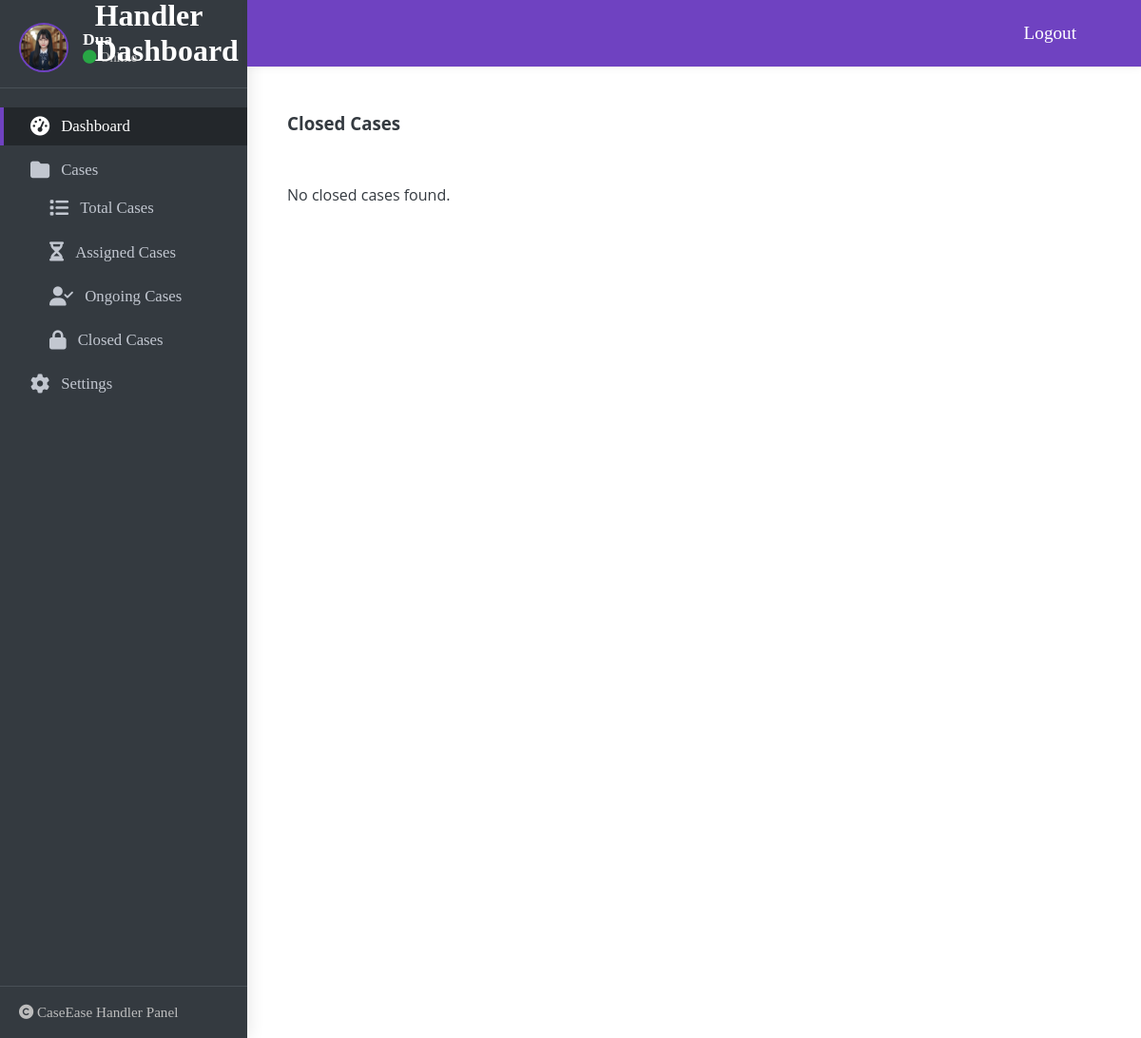
Screenshot of /accounts/handler/closed/ (signed in) with the database file from the repository.
### accounts/models.py (models this page shows, shortened)
class CustomUser(AbstractUser):
    role = models.CharField(max_length=10, choices=ROLE_CHOICES, default='user')
    profile_image = models.ImageField(upload_to='profile_images/', null=True, blank=True)
    phone_number = models.CharField(max_length=15, null=True, blank=True)

### accounts/views.py (the view)
# urls.py: path('handler/closed/', views.HandlerClosedCasesView.as_view(), name='handler_closed_cases'),
class HandlerClosedCasesView(LoginRequiredMixin, ListView):
    template_name = 'accounts/handlers/closed_cases.html'
    context_object_name = 'cases'
    def get_queryset(self):
        return Case.objects.filter(assigned_to=self.request.user, status='Closed')

### accounts/templates/accounts/handlers/closed_cases.html (shortened to what this page needs)
{% load static %}
{% load humanize %}
{% block content %}
<div class="dashboard-container">
  {% include 'accounts/handler_sidebar.html' %}
  <div class="main-section">
    <h3>Closed Cases</h3>
    <div class="cases-grid">
    {% for case in cases %}
      <div class="card">
        {% if case.pk %}
          <a href="{% url 'case_detail' case.pk %}">{{ case.title }}</a>
        {% else %}
          {{ case.title }}
        {% endif %}
        <p>Status: <strong>{{ case.status }}</strong></p>
        <small>Registered at: {{ case.created_at|naturaltime }}</small>
        {% if case.is_anonymous %}
          <p><strong>Reported by:</strong> Anonymous</p>
        {% else %}
          <p><strong>Reported by:</strong> {{ case.created_by.username }}</p>
        {% endif %}
        <p>Assigned to: {{ case.assigned_to.username|default:'Not Assigned' }}</p>
        <small>Last Update: {{ case.updated_at|naturaltime }}</small>
      </div>
    {% empty %}
      <p>No closed cases found.</p>
    {% endfor %}
    </div>
  </div>
</div>
{% endblock %}

### accounts/templates/accounts/handler_sidebar.html (shortened to what this page needs)
{% load static%}
<link rel="stylesheet" href="https://cdnjs.cloudflare.com/ajax/libs/font-awesome/6.4.0/css/all.min.css">
<aside class="admin-sidebar">
<div class="top-navbar">
  <div class="dashboard-header">
      <h2>Handler Dashboard </h2>
      <a href="{% url 'logout' %}" style="color:#fff; font-size:1.2rem;">Logout</a>
    </div>
</div>
  <div class="user-panel">
   {% if user.profile_image %}
      <img src="{{ user.profile_image.url }}" alt="Handler Avatar">
    {% else %}
      <img src="{% static 'images/avatar.png' %}" alt="Handler Avatar">
    {% endif %}
    <div class="info">
      <span>{{ request.user.username|default:'Handler' }}</span>
      <small><i class="fa fa-circle text-success" style="color:#28a745"></i> Online</small>
    </div>
  </div>
  <nav>
    <ul>
      <li><a href="{% url 'handler_dashboard' %}" class="active"><i class="fa fa-tachometer-alt"></i> Dashboard</a></li>
      <li><a href="#"><i class="fa fa-folder"></i> Cases</a>
        <ul style="padding-left:20px;">
          <li><a href="{% url 'handler_all_cases' %}"><i class="fa fa-list"></i> Total Cases</a></li>
          <li><a href="{% url 'handler_assigned_cases' %}"><i class="fa fa-hourglass-half"></i> Assigned Cases</a></li>
          <li><a href="{% url 'handler_ongoing_cases' %}"><i class="fa fa-user-check"></i> Ongoing Cases</a></li>
          <li><a href="{% url 'handler_closed_cases' %}"><i class="fa fa-lock"></i> Closed Cases</a></li>
        </ul>
      </li>
      <li><a href="{% url 'view_handler_profile' %}"><i class="fa fa-cog"></i> Settings</a></li>
    </ul>
  </nav>
  <div class="sidebar-footer">
    <i class="fa fa-copyright"></i> CaseEase Handler Panel
  </div>
</aside>

### accounts/templates/accounts/handlers/closed_cases.html (style rules this page uses)
.dashboard-container { display: flex; align-items: stretch; min-height: 100vh; margin: 0; width: 100vw; max-width: 100vw; box-sizing: border-box; height: 100vh; overflow: auto; }
.admin-sidebar { width: 260px; background: #343a40; color: #fff; border-radius: 14px 0 0 14px; box-shadow: 2px 0 16px rgba(0,0,0,0.10); display: flex; flex-direction: column; justify-content: flex-start; min-height: 100vh; position: relative; z-index: 2; }
.main-section { flex: 1; background: #fff; padding: 40px 44px 40px 44px; border-radius: 0 14px 14px 0; box-shadow: 0 2px 16px rgba(0,0,0,0.07); min-height: 100vh; min-width: 0; margin-top: 50px; margin-left: 250px; display: flex; flex-direction: column; justify-content: flex-start; font-family: 'Open Sans', sans-serif; font-size: 16px; color: #343a40; }
.cases-grid { display: grid; grid-template-columns: repeat(3, 1fr); gap: 28px; margin-top: 18px; margin-bottom: 18px; }

### accounts/templates/accounts/handler_sidebar.html (style rules this page uses)
.admin-sidebar { width: 260px; background: #343a40; color: #fff; position: fixed; top: 0; left: 0; height: 100vh; min-height: 100vh; border-radius: 0; box-shadow: 2px 0 16px rgba(0,0,0,0.10); display: flex; flex-direction: column; padding: 0; z-index: 1000; }
.top-navbar { position: fixed; top: 0; left: 260px; right: 0; height: 70px; background: #6f42c1; border-bottom: 1px solid #eee; box-shadow: 0 2px 8px rgba(0,0,0,0.04); display: flex; align-items: center; justify-content: flex-end; padding: 0 40px; z-index: 1100; }
.top-navbar .dashboard-header { display: flex; align-items: center; justify-content: space-between; margin-top: 20px; margin-bottom: 20px; }
.top-navbar .dashboard-header h2 { color: #fff; font-weight: 800; font-size: 2em; margin-right: 21cm; }
.admin-sidebar .user-panel { display: flex; align-items: center; padding: 24px 20px 16px 20px; border-bottom: 1px solid #495057; }
.admin-sidebar .user-panel img { width: 48px; height: 48px; border-radius: 50%; margin-right: 15px; border: 2px solid #6f42c1; }
.admin-sidebar .user-panel .info { display: flex; flex-direction: column; }
.admin-sidebar .user-panel .info span { font-weight: 700; font-size: 1.1em; }
.admin-sidebar .user-panel .info small { color: #bdbdbd; font-size: 0.9em; }
.admin-sidebar nav { flex: 1; padding: 20px 0 0 0; }
.admin-sidebar ul { list-style: none; padding: 0 0 0 0; margin: 0; }
.admin-sidebar li { margin-bottom: 6px; }
.admin-sidebar a { color: #c2c7d0; text-decoration: none; display: flex; align-items: center; padding: 10px 28px; font-size: 1.05em; border-left: 4px solid transparent; transition: background 0.2s, border-color 0.2s; }
.admin-sidebar a.active, .admin-sidebar a:hover { background: #23272b; color: #fff; border-left: 4px solid #6f42c1; }
.admin-sidebar a i { margin-right: 12px; font-size: 1.2em; }
.admin-sidebar .sidebar-footer { padding: 18px 20px; border-top: 1px solid #495057; font-size: 0.95em; color: #bdbdbd; }

### rows the page displays
CustomUser: profile_image (picture), user.username "Dua"
